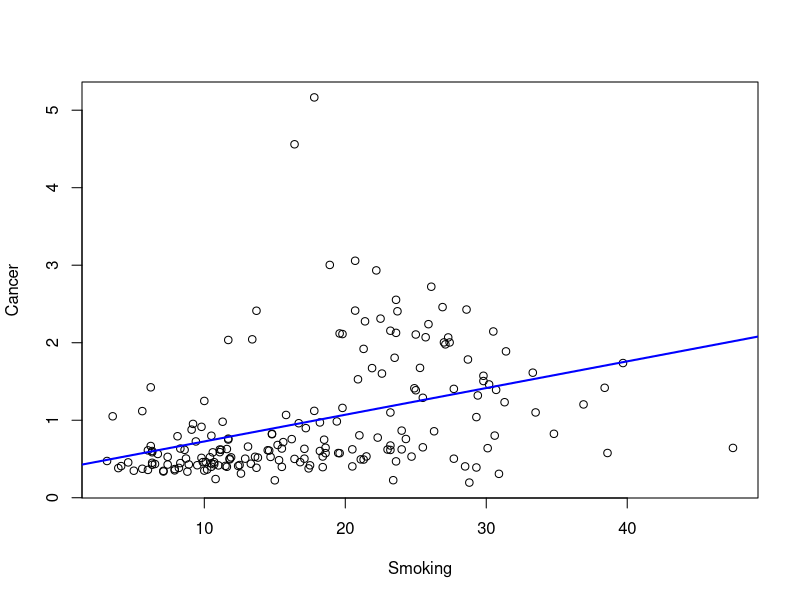
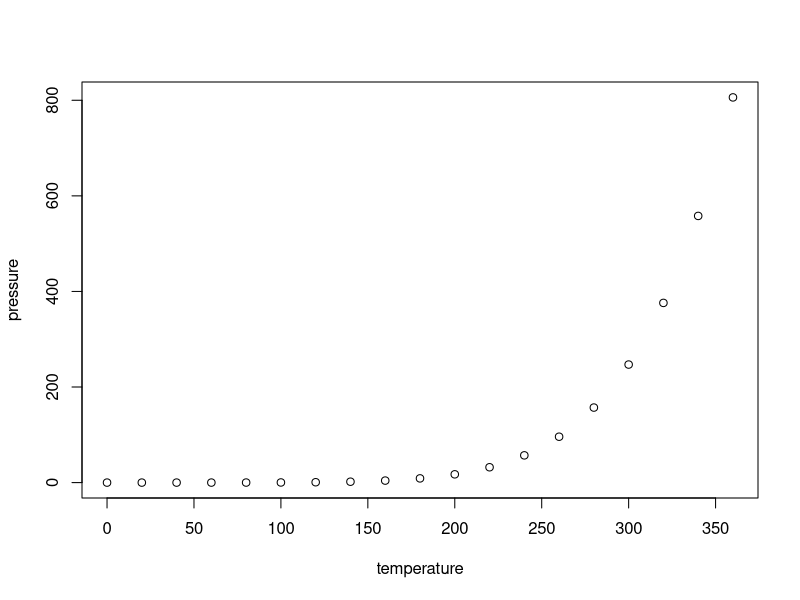

These figures' R source, in order:
## ---- chunk 1
knitr::opts_chunk$set(echo = TRUE)
## ---- chunk 2
mydata = read.csv("Cancer_final.csv")
data3 = na.omit(mydata)

## ---- chunk 3
fit = lm( Cancer ~ Alcool + GDP + Obesity + Age + Smoking, data = data3)
fit
summary(fit)


## ---- chunk 4
data4 = subset(data3, Year == "2005")
fit2 = lm( Cancer ~ Alcool + GDP + Obesity + Age + Smoking, data = data4)
fit2
summary(fit2)

#fin = subset(mydata, select = c(Entity,Year,Cancer,Smoking))
#fan = na.omit(fin)
#fit2 = lm (Cancer ~ Smoking, data= fin)
#fit2
#summary(fit2)
#plot(Cancer ~ Smoking, data=fin)
#abline(fit2, col="blue", lwd=2)
## ---- chunk 5
fin = subset(mydata,Year=="2005", select = c(Entity,Cancer,Smoking))
fan = na.omit(fin)
fit3 = lm (Cancer ~ Smoking, data= fin)
fit3
summary(fit3)
plot(Cancer ~ Smoking, data=fin)
abline(fit3, col="blue", lwd=2)
## ---- chunk 6
plot(pressure)
